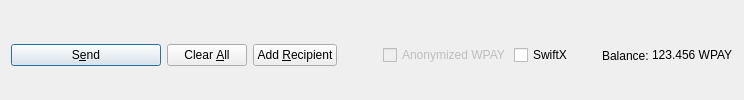
         <widget class="QFrame" name="frame_Send">
          <layout class="QHBoxLayout" name="horizontalLayout">
           <property name="bottomMargin">
            <number>0</number>
           </property>
           <item>
            <widget class="QPushButton" name="sendButton">
             <property name="minimumSize">
              <size>
               <width>150</width>
               <height>0</height>
              </size>
             </property>
             <property name="toolTip">
              <string>Confirm the send action</string>
             </property>
             <property name="text">
              <string>S&amp;end</string>
             </property>
             <property name="icon">
              <iconset resource="../worldpaycoin.qrc">
               <normaloff>:/icons/send</normaloff>:/icons/send</iconset>
             </property>
             <property name="autoDefault">
              <bool>false</bool>
             </property>
             <property name="default">
              <bool>true</bool>
             </property>
            </widget>
           </item>
           <item>
            <widget class="QPushButton" name="clearButton">
             <property name="sizePolicy">
              <sizepolicy hsizetype="Minimum" vsizetype="Fixed">
               <horstretch>0</horstretch>
               <verstretch>0</verstretch>
              </sizepolicy>
             </property>
             <property name="toolTip">
              <string>Clear all fields of the form.</string>
             </property>
             <property name="text">
              <string>Clear &amp;All</string>
             </property>
             <!-- <property name="icon">
              <iconset resource="../worldpaycoin.qrc">
               <normaloff>:/icons/remove</normaloff>:/icons/remove</iconset>
             </property> -->
             <property name="autoDefault">
              <bool>false</bool>
             </property>
            </widget>
           </item>
           <item>
            <widget class="QPushButton" name="addButton">
             <property name="toolTip">
              <string>Send to multiple recipients at once</string>
             </property>
             <property name="text">
              <string>Add &amp;Recipient</string>
             </property>
             <!-- <property name="icon">
              <iconset resource="../worldpaycoin.qrc">
               <normaloff>:/icons/add</normaloff>:/icons/add</iconset>
             </property> -->
             <property name="autoDefault">
              <bool>false</bool>
             </property>
            </widget>
           </item>
           <item>
            <spacer name="horizontalSpacer">
             <property name="orientation">
              <enum>Qt::Horizontal</enum>
             </property>
             <property name="sizeHint" stdset="0">
              <size>
               <width>40</width>
               <height>20</height>
              </size>
             </property>
            </spacer>
           </item>
           <item>
            <layout class="QHBoxLayout" name="horizontalLayout_2">
             <property name="spacing">
              <number>3</number>
             </property>
             <item>
              <widget class="QCheckBox" name="checkzWPAY">
               <property name="enabled">
                <bool>false</bool>
               </property>
               <property name="text">
                <string>Anonymized WPAY</string>
               </property>
              </widget>
             </item>
             <item>
              <widget class="QCheckBox" name="checkSwiftTX">
               <property name="enabled">
                <bool>true</bool>
               </property>
               <property name="minimumSize">
                <size>
                 <width>85</width>
                 <height>0</height>
                </size>
               </property>
               <property name="text">
                <string>SwiftX</string>
               </property>
              </widget>
             </item>
             <item>
              <widget class="QLabel" name="label">
               <property name="text">
                <string>Balance:</string>
               </property>
              </widget>
             </item>
             <item>
              <widget class="QLabel" name="labelBalance">
               <property name="sizePolicy">
                <sizepolicy hsizetype="Preferred" vsizetype="Fixed">
                 <horstretch>0</horstretch>
                 <verstretch>0</verstretch>
                </sizepolicy>
               </property>
               <property name="cursor">
                <cursorShape>IBeamCursor</cursorShape>
               </property>
               <property name="text">
                <string notr="true">123.456 WPAY</string>
               </property>
               <property name="textInteractionFlags">
                <set>Qt::LinksAccessibleByMouse|Qt::TextSelectableByKeyboard|Qt::TextSelectableByMouse</set>
               </property>
              </widget>
             </item>
            </layout>
           </item>
          </layout>
         </widget>
